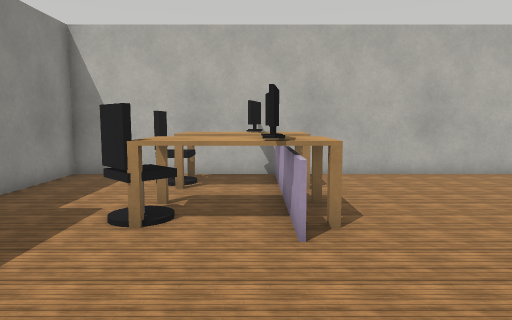
[1] (above)

13 first-person views from a walk through a robot-simulator world made for Webots. The camera is 0.9 m above the floor, tilts 6° down and sees 70° across. The floor is counted in squares, 0.5 m on a side. Each view is taken from the middle of a square. On the plan, view 1 faces up. The plan holds only what a view shows up to about 18 squares ahead; the rest is blank. The robots in the file are not drawn. Webots' stock objects and surfaces are drawn as simple stand-ins. Door leaves are left out.

[2]
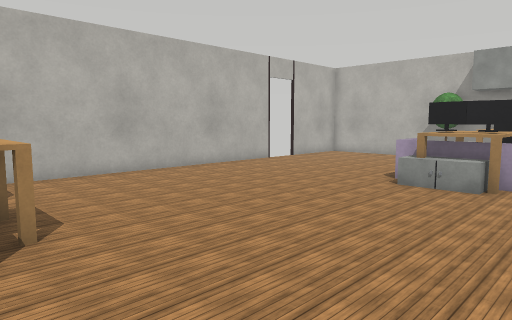

[3]
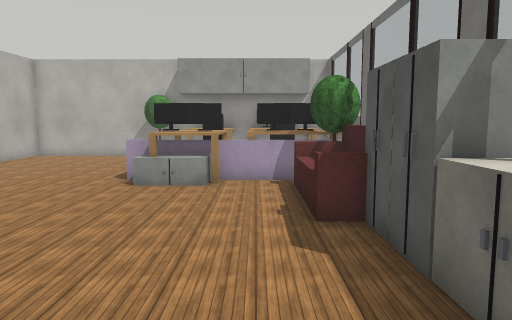

[4]
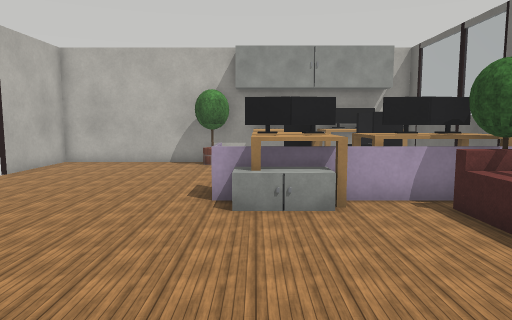

[5]
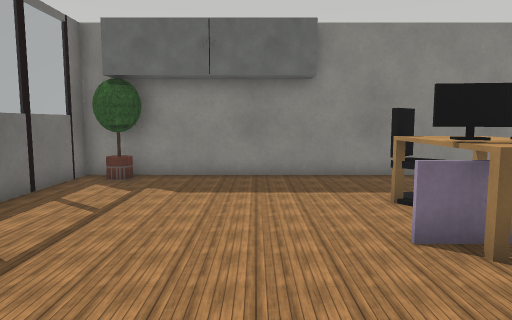

[6]
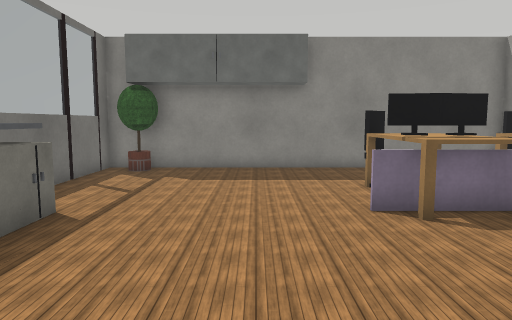

[7]
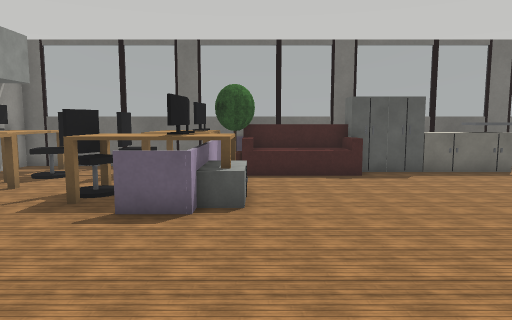

[8]
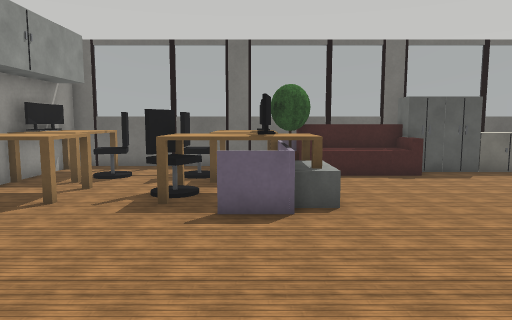

[9]
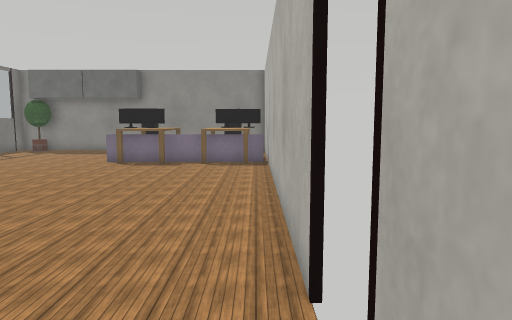

[10]
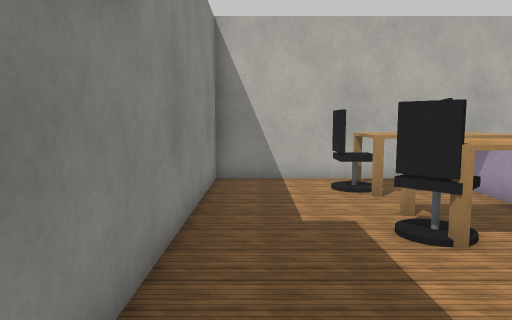

[11]
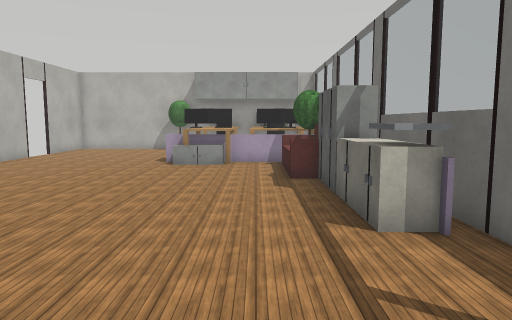

[12]
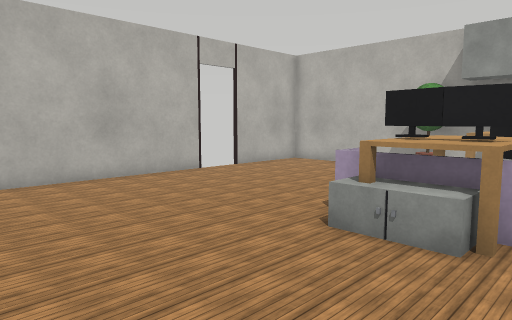

[13]
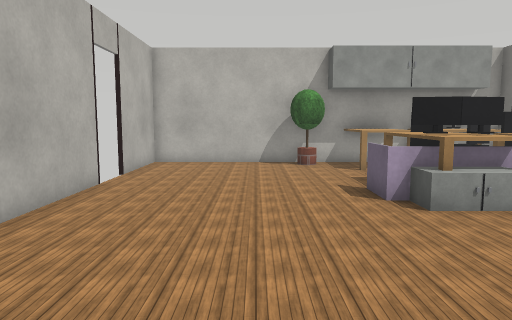

### Floor plan
Points are (right, up) in squares from view 1. A wall is a line through its corners. A room is listed if a view was taken in it or the views show most of it. See-through windows are left out.
Room 1 (views 1, 2, 3, 4, 5, 6, 7, 8, 9, 10, 11, 12, 13)
walls: (13.6, 12.5) (-6.3, 12.5) (-6.3, -0.5); (19.3, 6.6) (19.3, 12.5) (15.2, 12.5); (-6.4, -2.7) (19.3, -2.7) (19.3, -2.4)
low walls: (11.2, 4.4) (11.2, 5) (12.8, 5); (12.8, 4.9) (11.5, 4.9); (11.2, -0.5) (11.2, 1.6); (0.7, 8.4) (0.7, 9.5); (0.8, 9.5) (0.8, 8.5); (10.4, -2) (11, -2)
ways out: open door at (14.5, 13)
objects: potted tree (-6, -2) to (-5, -1); cabinet (-5, -1); office chair (-3, 6) to (-2, 7); office chair (-3, 10) to (-2, 11); table (-2, 6) to (-1, 8); table (-1, 10) to (-1, 11); monitor (0, 6); monitor (0, 7) to (0, 8); monitor (0, 10) to (0, 11); monitor (0, 12); sink (1, -2) to (2, -2); cabinet (1, -1) to (2, -1); table (1, 6) to (1, 8); table (1, 10) to (1, 11); cabinet (3, -2) to (3, -1); cabinet (4, -1) to (5, -1); cabinet (6, -2) to (7, -1); sofa (7, -1) to (10, 0); potted tree (10, -1) to (11, -1); cabinet (10, 3) to (11, 4); table (11, 2); table (12, -2) to (13, -1); monitor (12, -1) to (12, 0); monitor (12, 1); monitor (12, 2) to (12, 3); monitor (12, 4); office chair (13, 0) to (14, 0); table (13, 1); table (13, 2) to (14, 4); office chair (14, 2) to (14, 3); office chair (16, 0) to (17, 0); table (17, 2) to (17, 4); table (18, -2) to (19, -2); cabinet (18, -1) to (18, 4); potted tree (18, 5) to (19, 6); monitor (19, -1); monitor (19, 0); table (19, 1); table (19, 2) to (19, 4)

Positions as (right, up) in squares from view 1, and headings:
1: (0, 0), facing up
2: (0, 0), facing up-right
3: (0, 1), facing right
4: (3, 4), facing right
5: (6, 3), facing left
6: (8, 3), facing left
7: (10, 12), facing down
8: (12, 12), facing down
9: (17, 12), facing left
10: (-5, 1), facing up
11: (-5, 1), facing right
12: (5, 1), facing up-right
13: (3, 8), facing right
